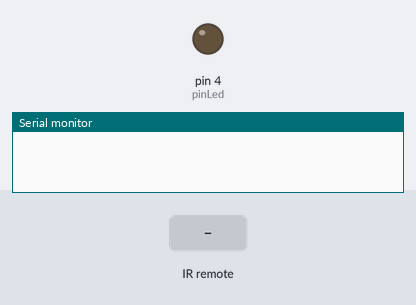
Recording of a sketch running on a simulated Arduino Uno, built with avr-gcc and run on an emulated ATmega328P. Parts: output pins drawn as LEDs (lit = HIGH), the last lines printed to the serial monitor. Dashed ring = blinking. The inputs (shaded band) are chosen by the test bench.

Above: at 1.2 s.
1.3 s: infrared code 0xFF629D received
At 1.55 s:
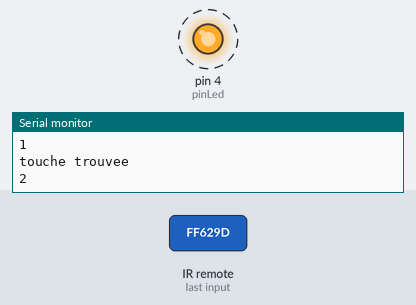
3.1 s: infrared code 0xFFA25D received
At 3.8 s:
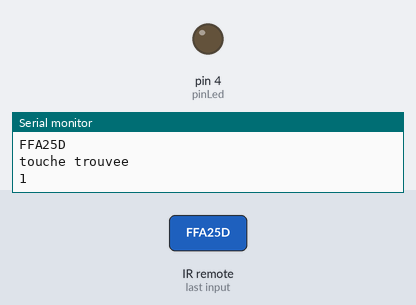
4.6 s: infrared code 0xFFE21D received
At 4.85 s:
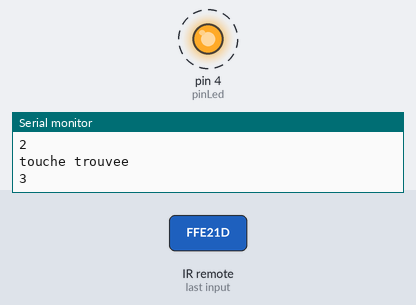
Timing chart, 0 to 7.6 s (numbered marks = the images above; inputs shaded):
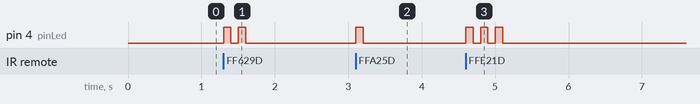

Measured:
- after the input at 1.3 s, pin 4 (pinLed): alternates HIGH for 0.10 s and LOW for 0.10 s, 4 changes in all, then stays LOW, starting at once
- after the input at 3.1 s, pin 4 (pinLed): LOW → HIGH at once, → LOW 0.10 s later
- after the input at 4.6 s, pin 4 (pinLed): alternates HIGH for 0.10 s and LOW for 0.10 s, 6 changes in all, then stays LOW, starting at once

The sketch:

communication_etape_1_appui_long.ino
```cpp
#include <IRremote.h>

long variable;
int IRpin = 10;
int pinLed = 4;
int essai;
int repet;
bool toucheTrouvee;

#define channelMoins 0xFFA25D
#define channel 0xFF629D
#define channelPlus 0xFFE21D
#define prev 0xFF22DD
#define next 0xFF02FD
#define playpause 0xFFC23D
#define volMoins 0xFFE01F
#define volPlus 0xFFA857
#define eq 0xFF906F
#define zero 0xFF6897
#define centPlus 0xFF9867
#define deuxCentPlus 0xFFB04F
#define un 0xFF30CF
#define deux 0xFF18E7
#define trois 0xFF7A85
#define quatre 0xFF10EF
#define cinq 0xFF38C7
#define six 0xFF5AA5
#define sept 0xFF42BD
#define huit 0xFF4AB5
#define neuf 0xFF52AD


IRrecv irrecv(IRpin);
decode_results results;


void setup() {
Serial.begin(9600);
irrecv.enableIRIn();
pinMode(pinLed,OUTPUT);
}


void loop() {

unsigned long touches[21]={0xFFA25D,0xFF629D,0xFFE21D,0xFF22DD,0xFF02FD,0xFFC23D,0xFFE01F,0xFFA857,0xFF906F,0xFF6897,0xFF9867,0xFFB04F,0xFF30CF,0xFF18E7,0xFF7A85,0xFF10EF,0xFF38C7,0xFF5AA5,0xFF42BD,0xFF4AB5,0xFF52AD};
essai=0;
repet=0;
toucheTrouvee=false;


if (irrecv.decode(&results) == 1)
{
variable = results.value;
Serial.println(variable, HEX);
irrecv.resume();
}

while(toucheTrouvee == false && essai<21 && variable!=0){
  if(touches[essai] == variable)
  {
    toucheTrouvee=true;
    Serial.println("touche trouvee");};

essai++;
Serial.println(essai, DEC);
}


if (toucheTrouvee == true){
for(repet=0;repet<essai;repet++){
digitalWrite(pinLed, HIGH);
delay(100);
digitalWrite(pinLed, LOW);
delay(100);
}
}

variable=0;


}
```
